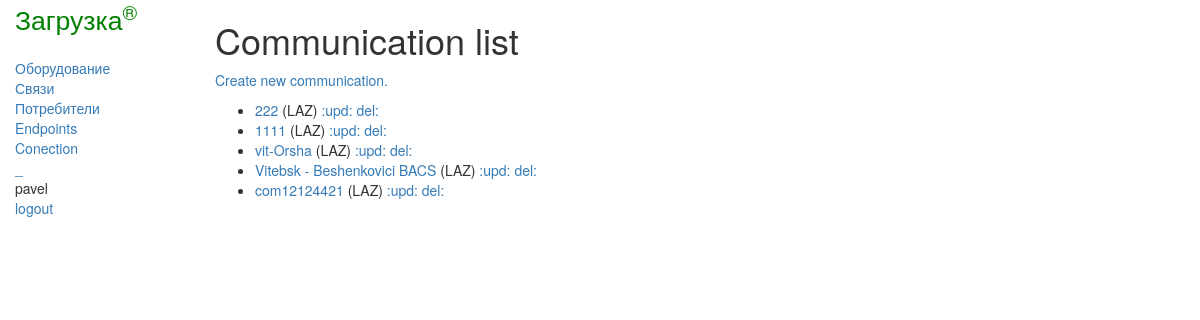
The page /register/communications/ (signed in) on the database its author committed.
### register/models.py (models this page shows, shortened)
class Communication(models.Model):
    service_status_choices = [
        ('E', 'enabled'),
        ('D', 'disabled')
    ]
    name = models.CharField(max_length=150)
    direction_from = models.ForeignKey(EndPoint, on_delete=models.RESTRICT, related_name='direction_from')
    direction_to = models.ForeignKey(EndPoint, on_delete=models.RESTRICT, related_name='direction_to')
    consumer = models.ForeignKey(Consumer, on_delete=models.RESTRICT, related_name='communications')
    service_status = models.CharField(max_length=1, choices=service_status_choices, default='E')
    create_date = models.DateTimeField(auto_now_add=True)
    note = models.TextField(null=True, blank=True)
    class Meta:
        unique_together = ('name', 'direction_from', 'direction_to', 'consumer')
    def get_absolute_url(self):
        return reverse('communication_detail', args=[str(self.id)])

class Consumer(models.Model):
    name = models.CharField(max_length=100)
    telephone = models.TextField(max_length=1000, null=True, blank=True)
    note = models.TextField(null=True, blank=True)

### register/views.py (the view)
# urls.py: path('communications/', views.CommunicationsListView.as_view(), name='communications'),
class CommunicationsListView(generic.ListView):
    model = Communication
    paginate_by = 10
    ordering = ['-create_date']

### register/templates/register/communication_list.html
{% extends "base_generic.html" %}
{% block content %}
 <h1>Communication list</h1>
    <a href="{% url 'communication_create' %}">Create new communication.</a>
    <br>
    <p>
    {% if communication_list %}
    <ul>
      {% for communication in communication_list %}
      <li>
        <a href="{{ communication.get_absolute_url }}">{{ communication.name }}</a> ({{ communication.consumer.name }})
        <a href="{% url 'communication_update' communication.pk %}?next={{ request.path }}">  :upd:</a>
        <a href="{% url 'communication_delete' communication.pk %}">  del:</a>
      </li>
      {% endfor %}
    </ul>
    {% else %}
      <p>There are no communications.</p>
    {% endif %}
{% endblock %}

### register/templates/base_generic.html (shortened to what this page needs)
<!DOCTYPE html>
<html lang="en">
    <head>
        <link rel="stylesheet" href="https://maxcdn.bootstrapcdn.com/bootstrap/3.3.7/css/bootstrap.min.css">
        {% load static %}
        <link rel="stylesheet" href="{% static 'css/styles.css' %}">
    </head>
    <body>
        <div class="container-fluid">
            <div class="row">
                <div class="col-sm-2">
                    <a href="{% url 'index' %}"><span class="logo">Загрузка<sup>&reg;</sup></span></a>
                    {% block sidebar %}
                        <ul class="sidebar-nav">
                            <li><a href="{% url 'equipments' %}">Оборудование</a></li>
                            <li><a href="{% url 'communications' %}">Связи</a></li>
                            <li><a href="{% url 'consumers' %}">Потребители</a></li>
                            <li><a href="{% url 'endpoints' %}">Endpoints</a></li>
                            <li><a href="{% url 'connection_form' %}">Conection</a></li>
                            <li><a href="">_</a></li>
                            {% if user.is_authenticated %}
                                <li>{{ user.get_username }}</li>
                                <li><a href="{% url 'logout' %}?next={{request.path}}">logout</a></li>
                            {% else %}
                                <li><li><a href="{% url 'login' %}?next={{request.path}}">login</a></li></li>
                            {% endif %}
                        </ul>
                    {% endblock %}
                </div>
                <div class="col-sm-10">
                    {% if user.is_authenticated %}
                        {% block content %}{% endblock %}
                    {% else %}
                        <p>Please, login!</p>
                        {% block login %}{% endblock %}
                    {% endif %}
                </div>
            </div>
        </div>
    </body>
</html>

### register/static/css/styles.css (style rules this page uses)
.sidebar-nav { margin-top: 20px; padding: 0; list-style: none; }
span.logo { font-size: 1.9em; color: green; }

### rows shown on the page
Communication: name "222", consumer.name "LAZ"
Communication: name "1111", consumer.name "LAZ"
Communication: name "vit-Orsha", consumer.name "LAZ"
Communication: name "Vitebsk - Beshenkovici BACS", consumer.name "LAZ"
Communication: name "com12124421", consumer.name "LAZ"

### other values the page prints
{{ user.get_username }} "pavel"
